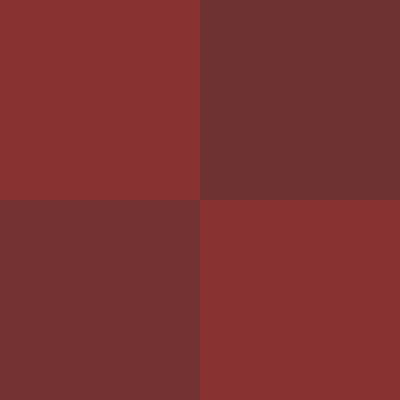
Frame 1 (no input)
Frame 60 (no input): identical to frame 1, image omitted
Frame 120 (the mouse pressed at the canvas centre since frame 60): identical to frame 1, image omitted

The p5.js sketch that drew this single still picture (run headless with seeded random() and noise() and a simulated clock; from frame 60 on, the mouse is pressed at the canvas centre):

// p5.js sketch
// ── sketch.js
let color1;
let color2;
let color3;
let color4;

function setup() {
  color1 = color(random(100, 150), 50, 50);
  color2 = color(random(100, 150), 50, 50);
  color3 = color(random(100, 150), 50, 50);
  color4 = color(random(100, 150), 50, 50);
  createCanvas(400,400);
}

function draw(){
  background(255);

  noStroke();
  
  fill(color1);
  rect(0, 0, 200, 200);

  fill(color2);
  rect(200, 0, 200, 200);

  fill(color3);
  rect(200, 200, 200, 200);

  fill(color4);
  rect(0, 200, 200, 200);
}
